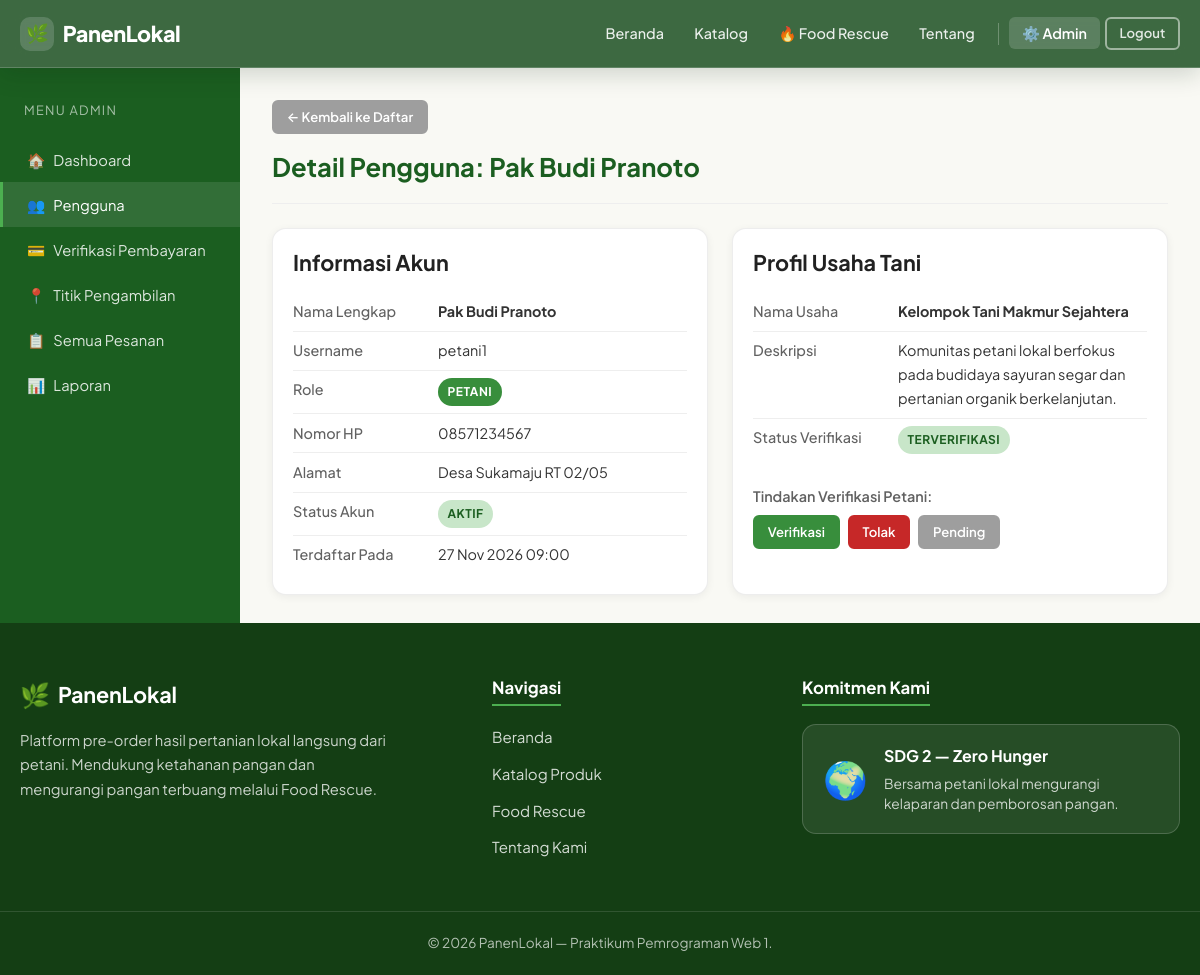
Page /PanenLokal/admin/detail_pengguna.php?id=2 (signed in) on the committed database.
### tables this page shows
CREATE TABLE IF NOT EXISTS farmer_profiles (
    id BIGINT UNSIGNED AUTO_INCREMENT PRIMARY KEY,
    user_id BIGINT UNSIGNED NOT NULL UNIQUE,
    nama_usaha VARCHAR(120) NOT NULL,
    deskripsi TEXT NULL,
    status_verifikasi ENUM('menunggu','terverifikasi','ditolak') NOT NULL DEFAULT 'menunggu',
    created_at TIMESTAMP NOT NULL DEFAULT CURRENT_TIMESTAMP,
    CONSTRAINT fk_fp_user FOREIGN KEY (user_id) REFERENCES users(id) ON UPDATE CASCADE ON DELETE RESTRICT
);

CREATE TABLE IF NOT EXISTS users (
    id BIGINT UNSIGNED AUTO_INCREMENT PRIMARY KEY,
    nama_lengkap VARCHAR(100) NOT NULL,
    username VARCHAR(50) NOT NULL UNIQUE,
    password_hash VARCHAR(255) NOT NULL,
    role ENUM('admin','petani','pembeli') NOT NULL DEFAULT 'pembeli',
    no_hp VARCHAR(20) NULL,
    alamat TEXT NULL,
    status_akun ENUM('aktif','nonaktif') NOT NULL DEFAULT 'aktif',
    created_at TIMESTAMP NOT NULL DEFAULT CURRENT_TIMESTAMP,
    updated_at TIMESTAMP NOT NULL DEFAULT CURRENT_TIMESTAMP ON UPDATE CURRENT_TIMESTAMP
);

### PanenLokal/includes/functions.php (called while the page is built, shortened)
<?php
function sanitize($str) {
    return htmlspecialchars((string)$str, ENT_QUOTES, 'UTF-8');
}
function format_tanggal($tanggal, $format = 'd M Y') {
    return date($format, strtotime($tanggal));
}
?>

### PanenLokal/admin/detail_pengguna.php (the view, shortened to what this page needs)
<?php
require_once __DIR__ . '/../config/koneksi.php';
require_once __DIR__ . '/../includes/functions.php';
$id = (int)($_GET['id'] ?? 0);
$stmt = $conn->prepare("
    SELECT u.*, fp.nama_usaha, fp.deskripsi AS deskripsi_usaha, fp.status_verifikasi
    FROM users u
    LEFT JOIN farmer_profiles fp ON fp.user_id = u.id
    WHERE u.id = ?
");
$stmt->bind_param('i', $id);
$stmt->execute();
$user_data = $stmt->get_result()->fetch_assoc();
require_once __DIR__ . '/../includes/header.php';
require_once __DIR__ . '/../includes/navbar.php';
?>
<div class="dashboard-layout">
    <aside class="sidebar">
        <div class="sidebar-title">Menu Admin</div>
        <ul class="sidebar-menu">
            <li><a href="<?= BASE_URL ?>/admin/index.php"><span class="menu-icon">🏠</span>Dashboard</a></li>
            <li><a href="<?= BASE_URL ?>/admin/pengguna.php" class="active"><span class="menu-icon">👥</span>Pengguna</a></li>
            <li><a href="<?= BASE_URL ?>/admin/verifikasi_pembayaran.php"><span class="menu-icon">💳</span>Verifikasi Pembayaran</a></li>
            <li><a href="<?= BASE_URL ?>/admin/titik_pengambilan.php"><span class="menu-icon">📍</span>Titik Pengambilan</a></li>
            <li><a href="<?= BASE_URL ?>/admin/pesanan.php"><span class="menu-icon">📋</span>Semua Pesanan</a></li>
            <li><a href="<?= BASE_URL ?>/admin/laporan.php"><span class="menu-icon">📊</span>Laporan</a></li>
        </ul>
    </aside>
    <main class="dashboard-main">
        <div class="dashboard-header">
            <a href="<?= BASE_URL ?>/admin/pengguna.php" class="btn btn-secondary btn-sm mb-2">← Kembali ke Daftar</a>
            <h1>Detail Pengguna: <?= sanitize($user_data['nama_lengkap']) ?></h1>
        </div>
        <div class="grid grid-2">
            <div class="card card-body">
                <h3>Informasi Akun</h3>
                <table class="info-table mt-2">
                    <tr><td>Nama Lengkap</td><td><strong><?= sanitize($user_data['nama_lengkap']) ?></strong></td></tr>
                    <tr><td>Username</td><td><?= sanitize($user_data['username']) ?></td></tr>
                    <tr><td>Role</td><td><span class="badge <?= $user_data['role']==='petani'?'badge-primary':'badge-info' ?>"><?= ucfirst($user_data['role']) ?></span></td></tr>
                    <tr><td>Nomor HP</td><td><?= sanitize($user_data['no_hp'] ?: '-') ?></td></tr>
                    <tr><td>Alamat</td><td><?= sanitize($user_data['alamat'] ?: '-') ?></td></tr>
                    <tr><td>Status Akun</td><td><span class="badge <?= $user_data['status_akun']==='aktif'?'badge-success':'badge-danger' ?>"><?= ucfirst($user_data['status_akun']) ?></span></td></tr>
                    <tr><td>Terdaftar Pada</td><td><?= format_tanggal($user_data['created_at'], 'd M Y H:i') ?></td></tr>
                </table>
            </div>
            <?php if ($user_data['role'] === 'petani'): ?>
            <div class="card card-body">
                <h3>Profil Usaha Tani</h3>
                <table class="info-table mt-2">
                    <tr><td>Nama Usaha</td><td><strong><?= sanitize($user_data['nama_usaha'] ?: '-') ?></strong></td></tr>
                    <tr><td>Deskripsi</td><td><?= nl2br(sanitize($user_data['deskripsi_usaha'] ?: '-')) ?></td></tr>
                    <tr><td>Status Verifikasi</td><td>
                        <span class="badge <?= $user_data['status_verifikasi']==='terverifikasi'?'badge-success':($user_data['status_verifikasi']==='ditolak'?'badge-danger':'badge-warning') ?>">
                            <?= ucfirst($user_data['status_verifikasi'] ?? 'menunggu') ?>
                        </span>
                    </td></tr>
                </table>
                <form method="POST" class="mt-3">
                    <label class="form-label">Tindakan Verifikasi Petani:</label>
                    <div class="d-flex gap-1">
                        <button type="submit" name="verifikasi_petani" value="terverifikasi" class="btn btn-sm btn-success">Verifikasi</button>
                        <button type="submit" name="verifikasi_petani" value="ditolak" class="btn btn-sm btn-danger">Tolak</button>
                        <button type="submit" name="verifikasi_petani" value="menunggu" class="btn btn-sm btn-secondary">Pending</button>
                    </div>
                </form>
            </div>
            <?php endif; ?>
        </div>
    </main>
</div>
<?php require_once __DIR__ . '/../includes/footer.php'; ?>

### rows in the picture
farmer_profiles: user.nama_lengkap "Pak Budi Pranoto", user.username "petani1", user.role "PETANI", user.no_hp "08571234567", user.alamat "Desa Sukamaju RT 02/05", user.status_akun "AKTIF", user.created_at "27 Nov 2026 09:00", nama_usaha "Kelompok Tani Makmur Sejahtera", deskripsi "Komunitas petani lokal berfokus pada budidaya sayuran segar dan pertanian organik berkelanjutan.", status_verifikasi "TERVERIFIKASI"
